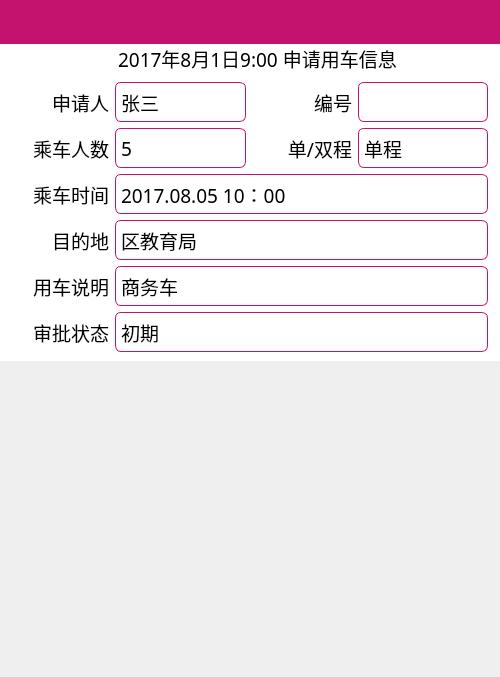
<?xml version="1.0" encoding="UTF-8"?>
<ui version="4.0">
 <class>CarPage</class>
 <widget class="QWidget" name="CarPage">
  <property name="geometry">
   <rect>
    <x>0</x>
    <y>0</y>
    <width>500</width>
    <height>677</height>
   </rect>
  </property>
  <property name="minimumSize">
   <size>
    <width>0</width>
    <height>44</height>
   </size>
  </property>
  <property name="windowTitle">
   <string>Form</string>
  </property>
  <layout class="QVBoxLayout" name="verticalLayout">
   <property name="spacing">
    <number>0</number>
   </property>
   <property name="leftMargin">
    <number>0</number>
   </property>
   <property name="topMargin">
    <number>0</number>
   </property>
   <property name="rightMargin">
    <number>0</number>
   </property>
   <property name="bottomMargin">
    <number>0</number>
   </property>
   <item>
    <widget class="TitleBar" name="titleBar" native="true">
     <property name="minimumSize">
      <size>
       <width>0</width>
       <height>44</height>
      </size>
     </property>
     <property name="styleSheet">
      <string notr="true">background-color: rgb(196, 19, 111);</string>
     </property>
    </widget>
   </item>
   <item>
    <widget class="QLabel" name="label">
     <property name="minimumSize">
      <size>
       <width>300</width>
       <height>0</height>
      </size>
     </property>
     <property name="font">
      <font>
       <family>微软雅黑</family>
       <pointsize>14</pointsize>
      </font>
     </property>
     <property name="styleSheet">
      <string notr="true">background-color: rgb(255,255,255);</string>
     </property>
     <property name="text">
      <string>   2017年8月1日9:00 申请用车信息</string>
     </property>
     <property name="alignment">
      <set>Qt::AlignCenter</set>
     </property>
    </widget>
   </item>
   <item>
    <widget class="QWidget" name="widget" native="true">
     <property name="styleSheet">
      <string notr="true">background-color:rgb(255,255,255);</string>
     </property>
     <layout class="QGridLayout" name="gridLayout_2">
      <property name="rightMargin">
       <number>12</number>
      </property>
      <item row="0" column="0">
       <widget class="QLabel" name="nameApplicant_2">
        <property name="minimumSize">
         <size>
          <width>50</width>
          <height>40</height>
         </size>
        </property>
        <property name="maximumSize">
         <size>
          <width>100</width>
          <height>16777215</height>
         </size>
        </property>
        <property name="palette">
         <palette>
          <active>
           <colorrole role="Button">
            <brush brushstyle="SolidPattern">
             <color alpha="0">
              <red>0</red>
              <green>0</green>
              <blue>0</blue>
             </color>
            </brush>
           </colorrole>
           <colorrole role="Base">
            <brush brushstyle="SolidPattern">
             <color alpha="0">
              <red>0</red>
              <green>0</green>
              <blue>0</blue>
             </color>
            </brush>
           </colorrole>
           <colorrole role="Window">
            <brush brushstyle="SolidPattern">
             <color alpha="0">
              <red>0</red>
              <green>0</green>
              <blue>0</blue>
             </color>
            </brush>
           </colorrole>
          </active>
          <inactive>
           <colorrole role="Button">
            <brush brushstyle="SolidPattern">
             <color alpha="0">
              <red>0</red>
              <green>0</green>
              <blue>0</blue>
             </color>
            </brush>
           </colorrole>
           <colorrole role="Base">
            <brush brushstyle="SolidPattern">
             <color alpha="0">
              <red>0</red>
              <green>0</green>
              <blue>0</blue>
             </color>
            </brush>
           </colorrole>
           <colorrole role="Window">
            <brush brushstyle="SolidPattern">
             <color alpha="0">
              <red>0</red>
              <green>0</green>
              <blue>0</blue>
             </color>
            </brush>
           </colorrole>
          </inactive>
          <disabled>
           <colorrole role="Button">
            <brush brushstyle="SolidPattern">
             <color alpha="0">
              <red>0</red>
              <green>0</green>
              <blue>0</blue>
             </color>
            </brush>
           </colorrole>
           <colorrole role="Base">
            <brush brushstyle="SolidPattern">
             <color alpha="0">
              <red>0</red>
              <green>0</green>
              <blue>0</blue>
             </color>
            </brush>
           </colorrole>
           <colorrole role="Window">
            <brush brushstyle="SolidPattern">
             <color alpha="0">
              <red>0</red>
              <green>0</green>
              <blue>0</blue>
             </color>
            </brush>
           </colorrole>
          </disabled>
         </palette>
        </property>
        <property name="font">
         <font>
          <family>微软雅黑</family>
          <pointsize>14</pointsize>
         </font>
        </property>
        <property name="styleSheet">
         <string notr="true">QLabel{
	background-color: transparent
}</string>
        </property>
        <property name="frameShape">
         <enum>QFrame::NoFrame</enum>
        </property>
        <property name="text">
         <string>申请人</string>
        </property>
        <property name="alignment">
         <set>Qt::AlignRight|Qt::AlignTrailing|Qt::AlignVCenter</set>
        </property>
       </widget>
      </item>
      <item row="0" column="1">
       <widget class="QLabel" name="applicant_2">
        <property name="minimumSize">
         <size>
          <width>50</width>
          <height>0</height>
         </size>
        </property>
        <property name="font">
         <font>
          <family>微软雅黑</family>
          <pointsize>14</pointsize>
         </font>
        </property>
        <property name="styleSheet">
         <string notr="true">QLabel{
	border:1px solid rgb(196, 19, 111);
	border-radius: 6px;
	background-color: rgb(255,255,255);
}</string>
        </property>
        <property name="frameShape">
         <enum>QFrame::StyledPanel</enum>
        </property>
        <property name="text">
         <string>张三</string>
        </property>
       </widget>
      </item>
      <item row="0" column="2">
       <widget class="QLabel" name="label_37">
        <property name="minimumSize">
         <size>
          <width>50</width>
          <height>20</height>
         </size>
        </property>
        <property name="maximumSize">
         <size>
          <width>100</width>
          <height>16777215</height>
         </size>
        </property>
        <property name="palette">
         <palette>
          <active>
           <colorrole role="Button">
            <brush brushstyle="SolidPattern">
             <color alpha="0">
              <red>0</red>
              <green>0</green>
              <blue>0</blue>
             </color>
            </brush>
           </colorrole>
           <colorrole role="Base">
            <brush brushstyle="SolidPattern">
             <color alpha="0">
              <red>0</red>
              <green>0</green>
              <blue>0</blue>
             </color>
            </brush>
           </colorrole>
           <colorrole role="Window">
            <brush brushstyle="SolidPattern">
             <color alpha="0">
              <red>0</red>
              <green>0</green>
              <blue>0</blue>
             </color>
            </brush>
           </colorrole>
          </active>
          <inactive>
           <colorrole role="Button">
            <brush brushstyle="SolidPattern">
             <color alpha="0">
              <red>0</red>
              <green>0</green>
              <blue>0</blue>
             </color>
            </brush>
           </colorrole>
           <colorrole role="Base">
            <brush brushstyle="SolidPattern">
             <color alpha="0">
              <red>0</red>
              <green>0</green>
              <blue>0</blue>
             </color>
            </brush>
           </colorrole>
           <colorrole role="Window">
            <brush brushstyle="SolidPattern">
             <color alpha="0">
              <red>0</red>
              <green>0</green>
              <blue>0</blue>
             </color>
            </brush>
           </colorrole>
          </inactive>
          <disabled>
           <colorrole role="Button">
            <brush brushstyle="SolidPattern">
             <color alpha="0">
              <red>0</red>
              <green>0</green>
              <blue>0</blue>
             </color>
            </brush>
           </colorrole>
           <colorrole role="Base">
            <brush brushstyle="SolidPattern">
             <color alpha="0">
              <red>0</red>
              <green>0</green>
              <blue>0</blue>
             </color>
            </brush>
           </colorrole>
           <colorrole role="Window">
            <brush brushstyle="SolidPattern">
             <color alpha="0">
              <red>0</red>
              <green>0</green>
              <blue>0</blue>
             </color>
            </brush>
           </colorrole>
          </disabled>
         </palette>
        </property>
        <property name="font">
         <font>
          <family>微软雅黑</family>
          <pointsize>14</pointsize>
         </font>
        </property>
        <property name="styleSheet">
         <string notr="true">QLabel{
	background-color: transparent
}</string>
        </property>
        <property name="frameShape">
         <enum>QFrame::NoFrame</enum>
        </property>
        <property name="text">
         <string>编号</string>
        </property>
        <property name="alignment">
         <set>Qt::AlignRight|Qt::AlignTrailing|Qt::AlignVCenter</set>
        </property>
       </widget>
      </item>
      <item row="0" column="3">
       <widget class="QLabel" name="serialNum_2">
        <property name="minimumSize">
         <size>
          <width>50</width>
          <height>0</height>
         </size>
        </property>
        <property name="font">
         <font>
          <family>微软雅黑</family>
          <pointsize>14</pointsize>
         </font>
        </property>
        <property name="styleSheet">
         <string notr="true">QLabel{
	border:1px solid rgb(196, 19, 111);
	border-radius: 6px;
	background-color: rgb(255,255,255);
}</string>
        </property>
        <property name="frameShape">
         <enum>QFrame::StyledPanel</enum>
        </property>
        <property name="text">
         <string/>
        </property>
       </widget>
      </item>
      <item row="1" column="0">
       <widget class="QLabel" name="label_20">
        <property name="minimumSize">
         <size>
          <width>50</width>
          <height>40</height>
         </size>
        </property>
        <property name="palette">
         <palette>
          <active>
           <colorrole role="Button">
            <brush brushstyle="SolidPattern">
             <color alpha="0">
              <red>0</red>
              <green>0</green>
              <blue>0</blue>
             </color>
            </brush>
           </colorrole>
           <colorrole role="Base">
            <brush brushstyle="SolidPattern">
             <color alpha="0">
              <red>0</red>
              <green>0</green>
              <blue>0</blue>
             </color>
            </brush>
           </colorrole>
           <colorrole role="Window">
            <brush brushstyle="SolidPattern">
             <color alpha="0">
              <red>0</red>
              <green>0</green>
              <blue>0</blue>
             </color>
            </brush>
           </colorrole>
          </active>
          <inactive>
           <colorrole role="Button">
            <brush brushstyle="SolidPattern">
             <color alpha="0">
              <red>0</red>
              <green>0</green>
              <blue>0</blue>
             </color>
            </brush>
           </colorrole>
           <colorrole role="Base">
            <brush brushstyle="SolidPattern">
             <color alpha="0">
              <red>0</red>
              <green>0</green>
              <blue>0</blue>
             </color>
            </brush>
           </colorrole>
           <colorrole role="Window">
            <brush brushstyle="SolidPattern">
             <color alpha="0">
              <red>0</red>
              <green>0</green>
              <blue>0</blue>
             </color>
            </brush>
           </colorrole>
          </inactive>
          <disabled>
           <colorrole role="Button">
            <brush brushstyle="SolidPattern">
             <color alpha="0">
              <red>0</red>
              <green>0</green>
              <blue>0</blue>
             </color>
            </brush>
           </colorrole>
           <colorrole role="Base">
            <brush brushstyle="SolidPattern">
             <color alpha="0">
              <red>0</red>
              <green>0</green>
              <blue>0</blue>
             </color>
            </brush>
           </colorrole>
           <colorrole role="Window">
            <brush brushstyle="SolidPattern">
             <color alpha="0">
              <red>0</red>
              <green>0</green>
              <blue>0</blue>
             </color>
            </brush>
           </colorrole>
          </disabled>
         </palette>
        </property>
        <property name="font">
         <font>
          <family>微软雅黑</family>
          <pointsize>14</pointsize>
         </font>
        </property>
        <property name="styleSheet">
         <string notr="true">QLabel{
	background-color: transparent
}</string>
        </property>
        <property name="frameShape">
         <enum>QFrame::NoFrame</enum>
        </property>
        <property name="text">
         <string>乘车人数</string>
        </property>
        <property name="alignment">
         <set>Qt::AlignRight|Qt::AlignTrailing|Qt::AlignVCenter</set>
        </property>
       </widget>
      </item>
      <item row="1" column="1">
       <widget class="QLabel" name="peoples_2">
        <property name="minimumSize">
         <size>
          <width>50</width>
          <height>0</height>
         </size>
        </property>
        <property name="font">
         <font>
          <family>微软雅黑</family>
          <pointsize>14</pointsize>
         </font>
        </property>
        <property name="styleSheet">
         <string notr="true">QLabel{
	border:1px solid rgb(196, 19, 111);
	border-radius: 6px;
	background-color: rgb(255,255,255);
}</string>
        </property>
        <property name="frameShape">
         <enum>QFrame::StyledPanel</enum>
        </property>
        <property name="text">
         <string>5</string>
        </property>
       </widget>
      </item>
      <item row="1" column="2">
       <widget class="QLabel" name="label_7">
        <property name="minimumSize">
         <size>
          <width>50</width>
          <height>20</height>
         </size>
        </property>
        <property name="font">
         <font>
          <family>微软雅黑</family>
          <pointsize>14</pointsize>
         </font>
        </property>
        <property name="styleSheet">
         <string notr="true">QLabel{
	background-color: transparent
}</string>
        </property>
        <property name="frameShape">
         <enum>QFrame::NoFrame</enum>
        </property>
        <property name="text">
         <string>单/双程</string>
        </property>
        <property name="alignment">
         <set>Qt::AlignRight|Qt::AlignTrailing|Qt::AlignVCenter</set>
        </property>
       </widget>
      </item>
      <item row="1" column="3">
       <widget class="QLabel" name="trip_2">
        <property name="minimumSize">
         <size>
          <width>50</width>
          <height>22</height>
         </size>
        </property>
        <property name="font">
         <font>
          <family>微软雅黑</family>
          <pointsize>14</pointsize>
         </font>
        </property>
        <property name="styleSheet">
         <string notr="true">QLabel{
	border:1px solid rgb(196, 19, 111);
	border-radius: 6px;
	background-color: rgb(255,255,255);
}</string>
        </property>
        <property name="frameShape">
         <enum>QFrame::StyledPanel</enum>
        </property>
        <property name="text">
         <string>单程</string>
        </property>
       </widget>
      </item>
      <item row="2" column="0">
       <widget class="QLabel" name="label_16">
        <property name="minimumSize">
         <size>
          <width>60</width>
          <height>40</height>
         </size>
        </property>
        <property name="font">
         <font>
          <family>微软雅黑</family>
          <pointsize>14</pointsize>
         </font>
        </property>
        <property name="styleSheet">
         <string notr="true">QLabel{
	background-color: transparent
}</string>
        </property>
        <property name="frameShape">
         <enum>QFrame::NoFrame</enum>
        </property>
        <property name="text">
         <string>乘车时间</string>
        </property>
        <property name="alignment">
         <set>Qt::AlignRight|Qt::AlignTrailing|Qt::AlignVCenter</set>
        </property>
       </widget>
      </item>
      <item row="3" column="0">
       <widget class="QLabel" name="label_14">
        <property name="minimumSize">
         <size>
          <width>50</width>
          <height>40</height>
         </size>
        </property>
        <property name="font">
         <font>
          <family>微软雅黑</family>
          <pointsize>14</pointsize>
         </font>
        </property>
        <property name="styleSheet">
         <string notr="true">QLabel{
	background-color: transparent
}</string>
        </property>
        <property name="frameShape">
         <enum>QFrame::NoFrame</enum>
        </property>
        <property name="text">
         <string>目的地</string>
        </property>
        <property name="alignment">
         <set>Qt::AlignRight|Qt::AlignTrailing|Qt::AlignVCenter</set>
        </property>
       </widget>
      </item>
      <item row="4" column="0">
       <widget class="QLabel" name="label_13">
        <property name="minimumSize">
         <size>
          <width>50</width>
          <height>40</height>
         </size>
        </property>
        <property name="font">
         <font>
          <family>微软雅黑</family>
          <pointsize>14</pointsize>
         </font>
        </property>
        <property name="styleSheet">
         <string notr="true">QLabel{
	background-color: transparent
}</string>
        </property>
        <property name="frameShape">
         <enum>QFrame::NoFrame</enum>
        </property>
        <property name="text">
         <string>用车说明</string>
        </property>
        <property name="alignment">
         <set>Qt::AlignRight|Qt::AlignTrailing|Qt::AlignVCenter</set>
        </property>
       </widget>
      </item>
      <item row="5" column="0">
       <widget class="QLabel" name="label_23">
        <property name="minimumSize">
         <size>
          <width>50</width>
          <height>40</height>
         </size>
        </property>
        <property name="font">
         <font>
          <family>微软雅黑</family>
          <pointsize>14</pointsize>
         </font>
        </property>
        <property name="styleSheet">
         <string notr="true">QLabel{
	background-color: transparent
}</string>
        </property>
        <property name="frameShape">
         <enum>QFrame::NoFrame</enum>
        </property>
        <property name="text">
         <string>审批状态</string>
        </property>
        <property name="alignment">
         <set>Qt::AlignRight|Qt::AlignTrailing|Qt::AlignVCenter</set>
        </property>
       </widget>
      </item>
      <item row="2" column="1" colspan="3">
       <widget class="QLabel" name="timeOfUse_2">
        <property name="minimumSize">
         <size>
          <width>80</width>
          <height>22</height>
         </size>
        </property>
        <property name="font">
         <font>
          <family>微软雅黑</family>
          <pointsize>14</pointsize>
         </font>
        </property>
        <property name="styleSheet">
         <string notr="true">QLabel{
	border:1px solid rgb(196, 19, 111);
	border-radius: 6px;
	background-color: rgb(255,255,255);
}</string>
        </property>
        <property name="frameShape">
         <enum>QFrame::StyledPanel</enum>
        </property>
        <property name="text">
         <string>2017.08.05 10：00</string>
        </property>
       </widget>
      </item>
      <item row="3" column="1" colspan="3">
       <widget class="QLabel" name="destination_2">
        <property name="minimumSize">
         <size>
          <width>50</width>
          <height>22</height>
         </size>
        </property>
        <property name="font">
         <font>
          <family>微软雅黑</family>
          <pointsize>14</pointsize>
         </font>
        </property>
        <property name="styleSheet">
         <string notr="true">QLabel{
	border:1px solid rgb(196, 19, 111);
	border-radius: 6px;
	background-color: rgb(255,255,255);
}</string>
        </property>
        <property name="frameShape">
         <enum>QFrame::StyledPanel</enum>
        </property>
        <property name="text">
         <string>区教育局</string>
        </property>
       </widget>
      </item>
      <item row="4" column="1" colspan="3">
       <widget class="QLabel" name="instruction_2">
        <property name="minimumSize">
         <size>
          <width>50</width>
          <height>22</height>
         </size>
        </property>
        <property name="font">
         <font>
          <family>微软雅黑</family>
          <pointsize>14</pointsize>
         </font>
        </property>
        <property name="styleSheet">
         <string notr="true">QLabel{
	border:1px solid rgb(196, 19, 111);
	border-radius: 6px;
	background-color: rgb(255,255,255);
}</string>
        </property>
        <property name="frameShape">
         <enum>QFrame::StyledPanel</enum>
        </property>
        <property name="text">
         <string>商务车</string>
        </property>
       </widget>
      </item>
      <item row="5" column="1" colspan="3">
       <widget class="QLabel" name="agreeable_2">
        <property name="minimumSize">
         <size>
          <width>50</width>
          <height>22</height>
         </size>
        </property>
        <property name="font">
         <font>
          <family>微软雅黑</family>
          <pointsize>14</pointsize>
         </font>
        </property>
        <property name="styleSheet">
         <string notr="true">QLabel{
	border:1px solid rgb(196, 19, 111);
	border-radius: 6px;
	background-color: rgb(255,255,255);
}</string>
        </property>
        <property name="frameShape">
         <enum>QFrame::StyledPanel</enum>
        </property>
        <property name="text">
         <string>初期</string>
        </property>
       </widget>
      </item>
     </layout>
    </widget>
   </item>
   <item>
    <spacer name="verticalSpacer">
     <property name="orientation">
      <enum>Qt::Vertical</enum>
     </property>
     <property name="sizeHint" stdset="0">
      <size>
       <width>20</width>
       <height>385</height>
      </size>
     </property>
    </spacer>
   </item>
  </layout>
 </widget>
 <customwidgets>
  <customwidget>
   <class>TitleBar</class>
   <extends>QWidget</extends>
   <header>widgets/TitleBar.h</header>
   <container>1</container>
  </customwidget>
 </customwidgets>
 <resources/>
 <connections/>
</ui>
